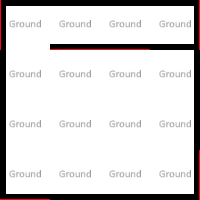

The image is a tile-based game level rendered from a .tmx file. Its description and complete source (layers, tilesets, objects, tile grids) follow:
An orthogonal 4x4 tile map with 50x50 px tiles, 2 tile layers (Ground, Walls), 1 hidden layer not drawn, 2 tilesets and 19 objects (8x Marteau, 4x Molette, 4x Engrenage, DialogLocationEntityIntro).

<map version="1.5" tiledversion="1.7.2" orientation="orthogonal" renderorder="left-up" compressionlevel="0" width="4" height="4" tilewidth="50" tileheight="50" infinite="0" nextlayerid="30" nextobjectid="111">
 <properties>
  <property name="NoAgents" type="bool" value="false" />
  <property name="NoSpawning" type="bool" value="false" />
 </properties>
 <tileset firstgid="1" source="../../_Tiled/Master.tsx" />
 <tileset firstgid="34" source="../../_Tiled/Deco.tsx" />
 <group id="5" name="Floor 0">
  <properties>
   <property name="Height" type="float" value="2.5" />
   <property name="Skybox" value="/Skybox/AllSky_Space_AnotherPlanet" />
  </properties>
  <layer id="1" name="Ground" width="4" height="4" locked="1">
   <properties>
    <property name="Materials" value="[ground]" />
    <property name="Walkable" type="bool" value="true" />
   </properties>
   <data encoding="csv">
4,4,4,4,
4,4,4,4,
4,4,4,4,
4,4,4,4
</data>
  </layer>
  <layer id="28" name="Ceiling" width="4" height="4" visible="0">
   <properties>
    <property name="AtCeiling" type="bool" value="true" />
    <property name="Materials" value="[ceiling]" />
   </properties>
   <data encoding="csv">
3,3,3,3,
3,3,3,3,
3,3,3,3,
3,3,3,3
</data>
  </layer>
  <layer id="3" name="Walls" width="4" height="4">
   <properties>
    <property name="ConnectToCeiling" type="bool" value="true" />
    <property name="Materials" value="[mainWalls]" />
   </properties>
   <data encoding="csv">
2684354566,7,7,1610612747,
2684354565,0,0,1610612741,
2684354565,0,0,1610612741,
6,5,5,1610612742
</data>
  </layer>
  <objectgroup id="4" name="Transitions">
   <object id="67" gid="8" x="150" y="50" width="50" height="50" rotation="-90">
    <properties>
     <property name="OneWay" type="bool" value="true" />
     <property name="TargetZone" value="TransitionIntroLevel5" />
    </properties>
   </object>
   <object id="108" gid="1073741844" x="150" y="150" width="50" height="50" rotation="-90" />
  </objectgroup>
  <objectgroup id="27" name="Objects">
   <object id="85" type="Molette" gid="40" x="100" y="50" width="50" height="50" />
   <object id="86" type="Marteau" gid="40" x="100" y="100" width="50" height="50" />
   <object id="87" type="Engrenage" gid="40" x="0" y="100" width="50" height="50" />
   <object id="88" type="Marteau" gid="40" x="150" y="50" width="50" height="50" />
   <object id="89" type="Marteau" gid="40" x="50" y="150" width="50" height="50" />
   <object id="90" type="Marteau" gid="40" x="0" y="200" width="50" height="50" />
   <object id="91" type="Molette" gid="40" x="150" y="150" width="50" height="50" />
   <object id="92" type="Molette" gid="40" x="0" y="150" width="50" height="50" />
   <object id="93" type="Engrenage" gid="40" x="100" y="150" width="50" height="50" />
   <object id="94" type="Engrenage" gid="40" x="50" y="200" width="50" height="50" />
   <object id="95" type="Marteau" gid="40" x="100" y="200" width="50" height="50" />
   <object id="96" type="Engrenage" gid="40" x="150" y="200" width="50" height="50" />
   <object id="97" type="Marteau" gid="40" x="0" y="50" width="50" height="50" />
   <object id="98" type="Marteau" gid="40" x="150" y="100" width="50" height="50" />
   <object id="99" type="Molette" gid="40" x="50" y="50" width="50" height="50" />
   <object id="100" type="Marteau" gid="40" x="50" y="100" width="50" height="50" />
   <object id="110" name="DialogPieceIntro" type="DialogLocationEntityIntro" gid="42" x="70.1505" y="106.82" width="50" height="50" />
  </objectgroup>
  <objectgroup id="29" name="Enemy" />
 </group>
</map>
